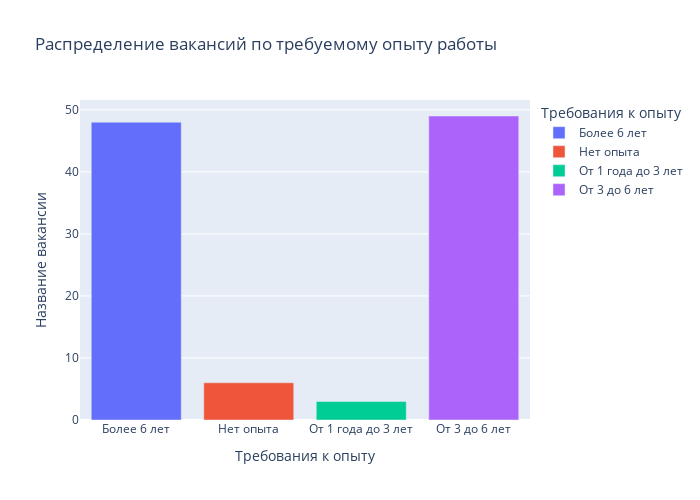

This figure's notebook cell:
### Code cell
# сгруппируем данные по требованиям к опыту работы и построим график
grouped_experience = df_7_3.groupby('Требования к опыту', as_index=False)['Название вакансии'].count()

fig = px.bar(
    data_frame=grouped_experience,
    x='Требования к опыту',
    y='Название вакансии',
    height=500,
    width=700,
    color = 'Требования к опыту',
    title='Распределение вакансий по требуемому опыту работы'
)

fig.show()

### Figure 1 — Plotly figure (JSON) as saved in the notebook; plotly's stock layout.template omitted (floating-point values rounded to 4 significant figures)
{"data": [{"alignmentgroup": "True", "hovertemplate": "Требования к опыту=%{x}<br>Название вакансии=%{y}<extra></extra>", "legendgroup": "Более 6 лет", "marker": {"color": "#636efa", "pattern": {"shape": ""}}, "name": "Более 6 лет", "offsetgroup": "Более 6 лет", "orientation": "v", "showlegend": true, "textposition": "auto", "type": "bar", "x": ["Более 6 лет"], "xaxis": "x", "y": [48], "yaxis": "y"}, {"alignmentgroup": "True", "hovertemplate": "Требования к опыту=%{x}<br>Название вакансии=%{y}<extra></extra>", "legendgroup": "Нет опыта", "marker": {"color": "#EF553B", "pattern": {"shape": ""}}, "name": "Нет опыта", "offsetgroup": "Нет опыта", "orientation": "v", "showlegend": true, "textposition": "auto", "type": "bar", "x": ["Нет опыта"], "xaxis": "x", "y": [6], "yaxis": "y"}, {"alignmentgroup": "True", "hovertemplate": "Требования к опыту=%{x}<br>Название вакансии=%{y}<extra></extra>", "legendgroup": "От 1 года до 3 лет", "marker": {"color": "#00cc96", "pattern": {"shape": ""}}, "name": "От 1 года до 3 лет", "offsetgroup": "От 1 года до 3 лет", "orientation": "v", "showlegend": true, "textposition": "auto", "type": "bar", "x": ["От 1 года до 3 лет"], "xaxis": "x", "y": [3], "yaxis": "y"}, {"alignmentgroup": "True", "hovertemplate": "Требования к опыту=%{x}<br>Название вакансии=%{y}<extra></extra>", "legendgroup": "От 3 до 6 лет", "marker": {"color": "#ab63fa", "pattern": {"shape": ""}}, "name": "От 3 до 6 лет", "offsetgroup": "От 3 до 6 лет", "orientation": "v", "showlegend": true, "textposition": "auto", "type": "bar", "x": ["От 3 до 6 лет"], "xaxis": "x", "y": [49], "yaxis": "y"}], "layout": {"barmode": "relative", "height": 500, "legend": {"title": {"text": "Требования к опыту"}, "tracegroupgap": 0}, "title": {"text": "Распределение вакансий по требуемому опыту работы"}, "width": 700, "xaxis": {"anchor": "y", "categoryarray": ["Более 6 лет", "Нет опыта", "От 1 года до 3 лет", "От 3 до 6 лет"], "categoryorder": "array", "domain": [0, 1], "title": {"text": "Требования к опыту"}}, "yaxis": {"anchor": "x", "domain": [0, 1], "title": {"text": "Название вакансии"}}}}
